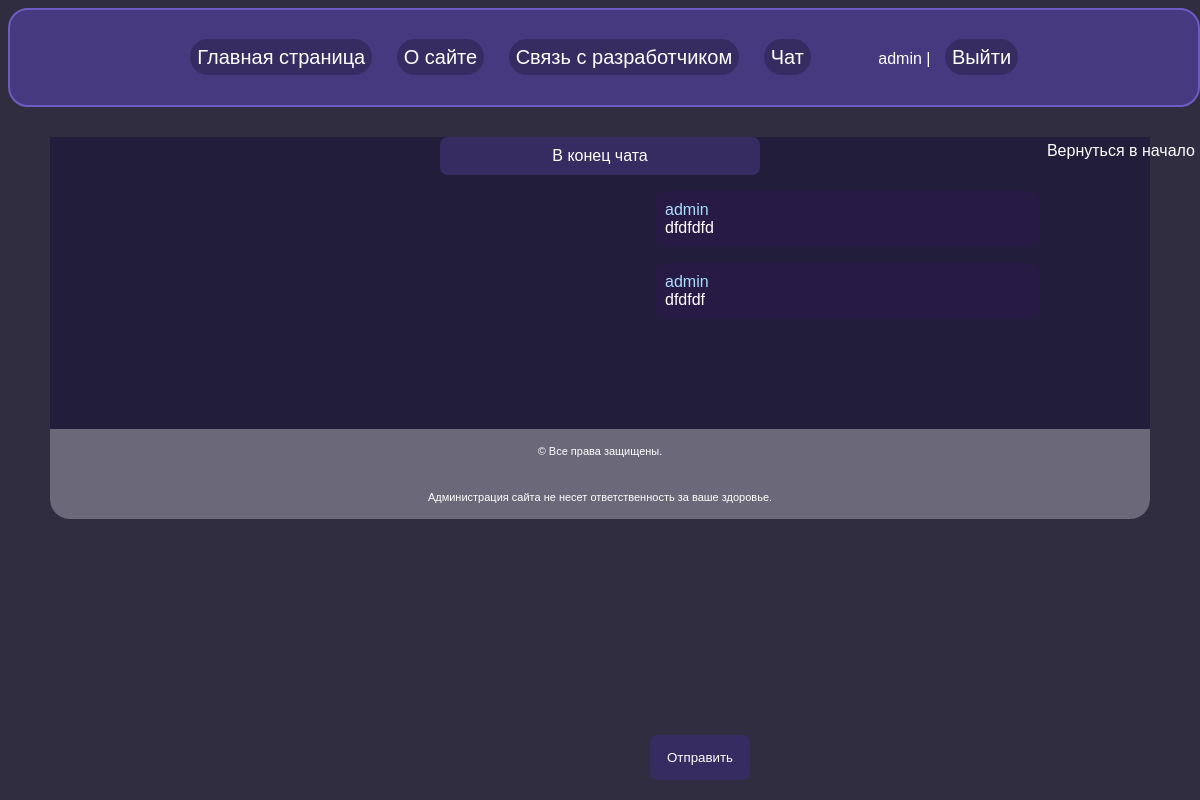
The page /chat/ (signed in) on the database its author committed.
### WebManga/models.py (models this page shows, shortened)
class User(AbstractUser):
    photo = models.ImageField(upload_to='photo_user/%Y/%m/%d/', blank=True, null=True, verbose_name='Фото пользователя')
    read = models.ForeignKey(Manga, blank=True, null=True, on_delete=models.PROTECT, verbose_name='Читают')

class Message(models.Model):
    message = models.TextField(verbose_name='Сообщение')
    sending_time = models.DateTimeField(auto_now_add=True, verbose_name='Время отправки')
    sender = models.ForeignKey(User, blank=True, null=True, on_delete=models.PROTECT, verbose_name='Отправитель')

### WebManga/views.py (the view, shortened to what this page needs)
# urls.py: path('chat/', MessageUser.as_view(), name='chat'),
class MessageUser(DataMixin, CreateView):
    form_class = MessageForm
    template_name = 'WebManga/chat.html'
    def get_context_data(self, *, object_name= None, **kwargs):
        context = super().get_user_context(**kwargs)
        c_def = self.get_user_context(title='Чат')
        return dict(list(context.items()) + list(c_def.items()))

### WebManga/templatetags/webmanga_tags.py (called while the page is built)
@register.simple_tag(name='message')
def get_message():
    message = Message.objects.all()
    return message

### WebManga/utils.py (called while the page is built)
    def get_user_context(self, **kwargs):
        context = kwargs
        cats = Category.objects.all()
        context['menu'] = menu
        context['cats'] = cats
        if 'cat_selected' not in context:
            context['cat_selected'] = 0
        return context

### WebManga/templates/WebManga/chat.html (shortened to what this page needs)
{% extends 'WebManga/base.html' %}
{% load webmanga_tags %}
{% block content %}
{% message as mess %}
<a class="button_down" href="#footer">В конец чата</a>
{% for i in mess %}
{% if i.sender|safe == user.username|safe %}
    <p class="mess_block_right"><span class="chat_user">{{ i.sender }}</span> <br> <span class="chat_message">{{ i.message }}</span></p>
{% elif i.sender|safe != user.username|safe %}
    <p class="mess_block"><span class="chat_user">{{ i.sender }}</span> <br> <span class="chat_message">{{ i.message }}</span></p>
{% endif %}
{% endfor %}
<form action="" method="post">
    <button type="submit" class="to_send_bt">Отправить</button>
</form>
{% endblock %}

### WebManga/templates/WebManga/base.html (shortened to what this page needs)
{% load static %}
<!DOCTYPE html>
<html lang="en">
<head>
    <link type="text/css" href="{% static 'WebManga/css/styles.css' %}" rel="stylesheet">
</head>
<body>
<header>
  <span class="head_left">
  {% for m in menu %}
    <a href="{% url m.url_name %}" id="header" class="little_button">{{m.title}}</a>
  {% endfor %}
  {% if request.user.is_authenticated %}
    <a href="{% url 'chat' %}" id="header" class="little_button">Чат</a>
  {% endif %}
  </span>
  <span class="head_right">
    {% if request.user.is_authenticated %}
      <p>{{ user.username }} | <a href="{% url 'logout' %}" id="header" class="little_button">Выйти</a></p>
    {% else %}
      <p><a href="{% url 'register' %}" class="little_button">Зарегистророваться</a><a href="{% url 'login' %}" class="little_button">Войти</a></p>
    {% endif %}
  </span>
</header>
<div class="back_home">
  <a href="#header" class="add_acc_button">Вернуться в начало</a>
</div>
<div class="container">
{% block content %}
{% endblock content %}
  <div class="footer" id="footer">
    <p>&copy; Все права защищены.</p>
    <p>&nbsp;</p>
    <p>Администрация сайта не несет ответственность за ваше здоровье.</p>
  </div>
</div>
</body>
</html>

### WebManga/static/WebManga/css/styles.css (style rules this page uses)
body { font-family: 'Arial Narrow', Arial, sans-serif; background-color: rgb(49, 45, 65); color: #fff; }
header { width: 97%; margin: 0 auto; padding: 20px; border-radius: 20px; background-color: rgb(70, 57, 127); border: 2px solid rgb(109, 91, 193); display: flex; justify-content: center; align-items: center; }
.head_right { margin-left: 5%; }
a { text-decoration: none; color: #fff; }
.little_button { border: 0 solid #d0bce4; border-radius: 20px; padding: 7px; margin: auto 5px; margin: 0 10px 0 10px; font-size: 20px; justify-content: center; background-color: rgb(54, 44, 98); color: #fff; }
.container { height: 90%; max-width: 1100px; margin: 30px auto; border-radius: 0 0 20px 20px; background-color: rgb(34, 29, 58); }
.footer { height: 90px; width: 100%; margin-top: 10%; box-sizing: border-box; background: rgb(204, 204, 204, 0.43); border-radius: 0 0 20px 20px; padding: 5px; color: #ffffff; font-size: 11px; font-family: Vergdana, Geneva, Arial, Helvetica, sans-serif; text-align: center; }
.back_home { margin: 30px auto auto 10px; padding: 5px; right: 0; position: fixed; }
.to_send_bt { margin: 0 0 20px 50%; width: 100px; padding: 15px; position: fixed; bottom: 0; background-color: rgb(54, 44, 98); border-radius: 8px; color: #fff; border: 0; }
.mess_block_right { padding: 10px; margin-right: 10%; margin-left: 55%; background-color: #7b00ff0f; border-radius: 10px; }
.chat_user { color: rgb(171, 221, 252); }
.button_down { margin: 0 auto; width: 300px; padding: 10px; display: flex; justify-content: center; background-color: rgb(54, 44, 98); border-radius: 8px; color: #fff; border: 0; }

### rows shown on the page
User: username "admin"
Message: sender "admin", message "dfdfdfd"
Message: sender "admin", message "dfdfdf"

### other values the page prints
{{ m.title }} "Главная страница" "О сайте" "Связь с разработчиком"
